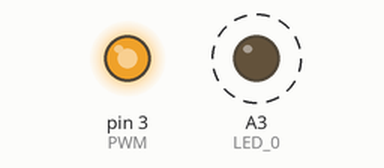
A sketch run on a simulated Arduino Uno, built with avr-gcc and run on an emulated ATmega328P. Shown: output pins drawn as LEDs (lit = HIGH). Dashed ring = blinking.

Above: at 0.05 s.
Timing chart, 0 to 3.0 s (numbered marks = the images above):
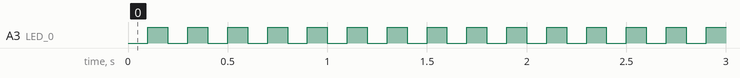

Measured:
- by itself, A3 (LED_0): alternates HIGH for 0.10 s and LOW for 0.10 s

The sketch:

4-PWM.ino
```cpp
/**
 *****************************************
 *            4-PWM
 ****************************************
 *
 *  En este ejemplo realizaremos PWM sobre la salida D3 del Arduino, generando así un tren de pulsos de 5V a 490Hz con un "Duty Cycle" fijo y parametrizable.
 **/

// PWM significa Pulse Width Modulation o modulación de ancho de pulsos en Español.
// Esta técnica consiste en controlar el tiempo que está en alto (y tiempo que esté en bajo) un tren de pulsos.
//
// Normalmente se dispone de una fuente de tensión continua a la se le aplica PWM (a una cierta frecuencia), obteniendo así un valor medio distinto (y controlable).
// Esto se usa principalmente para modificar el valor de tensión eficaz sobre una determinada carga, o bien para realizar comunicaciones entre dispositivos.
//
// Al cociente del tiempo en alto del tren de pulsos período entre el período de la señal se lo conoce como "Duty Cycle" (ciclo de trabajo).
// Para realizar el PWM en el código se emplea la función AnalogWrite(x,DC)
// Dicha función recibe como primer argumento el pin donde se realizará PWM y como segundo argumento el Duty Cycle.
// "Duty Cycle" solo puede ser de tipo "int" y tomar un valor entre 0 (siempre en bajo) y 255 (siempre en alto).
//
// En el Arduino UNO disponemos de ciertos pines que tienen la capacidad de emplear esta técnica.
// Dichos pines están marcados en la placa con el caracter "~". Si miramos el Arduino UNO R3 veremos que son los seis pines: D3, D5, D6, D9, D10 y D11.
// El Arduino UNO solo tiene la capacidad de realizar PWM a 490Hz sobre D3, D9, D10 y D11 y a 980Hz sobre D5 y D6.
// (D5 y D6 últimos tienen un inconveniente con Duty Cycles pequeños, más información en: https://www.arduino.cc/reference/en/language/functions/analog-io/analogwrite/)
//
// En este ejemplo configuraremos el pin ~3 con un ancho de pulso configurable.

/////////////////////////////////////////////////////////////////////////////////////////////////////////////////////////////////////////

// Variables globales:


static const int LED_0 = A3;

static const int PWM = 3;
int anchoPulso = 220;

static const int DelayParpadeo_ms = 100;  // hacemos parpadear LED_0 para asegurarnos que el programa esté corriendo

////////////////////////////////////////////////////////////////////////////////////////////////////////////////////////////////////////

// Inicialización:

void setup() {
  pinMode(LED_0, OUTPUT);
  digitalWrite(LED_0, HIGH);
  pinMode(PWM, OUTPUT);
  analogWrite(PWM,anchoPulso); // Se establece así el PWM sobre el pin 3
}

/////////////////////////////////////////////////////////////////////////////////////////////////////////////////////////////////////////

// Bucle infinito:

void loop() {
  digitalWrite(LED_0, !digitalRead(LED_0));
  delay(DelayParpadeo_ms);
}

////////////////////////////////////////////////////////////////////////////////////////////////////////////////////////////////////////

// Actividades:

// 1 - Medir el PWM generado en el pin 3 (4to pin del Shield) con un osciloscopio. Emplear otro ancho de pulso y verificar como varía la señal.
// 2 - Medir con un multímetro el valor medio de dicha señal. Emplear otro ancho de pulso y verificar su variación.
// 3 - Sacar el jumper sobre el pin D4 (correspondiente a LED_3 en códigos de ejemplo anteriores) y conectar la salida PWM a dicho pin.
// 4 - Verificar que al cambiar el valor de DelayParpadeo_ms este no afecta al PWM sobre el pin 3.

// Preguntas:

// a - ¿Qué pasa al realizar lo dicho en el punto 3? ¿Por que varía la intensidad del LED inversamente a medida que aumentamos el valor de anchoPulso?
// b - ¿Resulta bloqueante la señal PWM creada en este programa o corre independientemente del bucle infinito?
```
